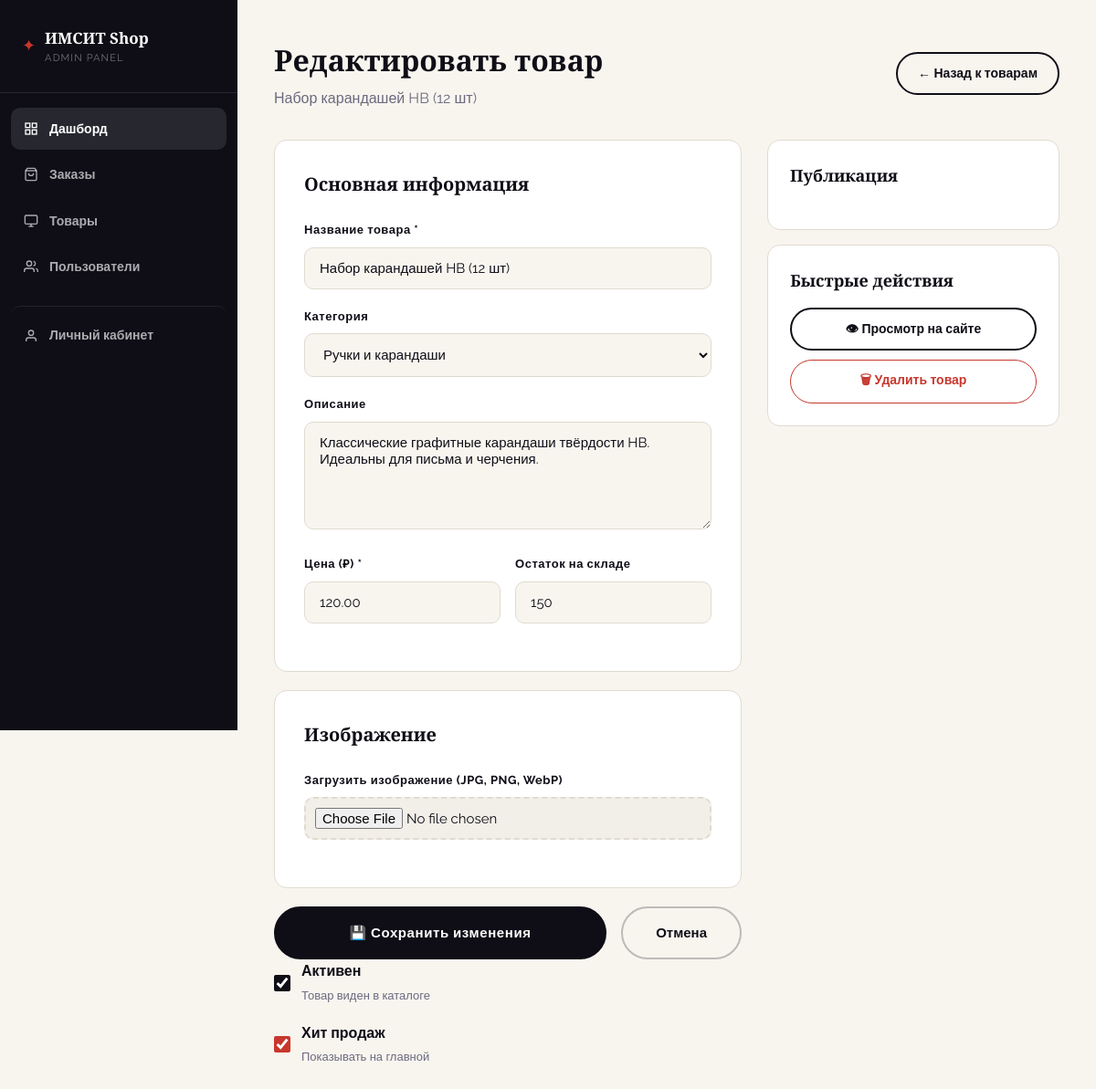
Page /admin/product-edit.php?id=2 (signed in) on the committed database.
### tables this page shows
CREATE TABLE products (
    id INT AUTO_INCREMENT PRIMARY KEY,
    category_id INT,
    name VARCHAR(255) NOT NULL,
    slug VARCHAR(255) NOT NULL UNIQUE,
    description TEXT,
    price DECIMAL(10,2) NOT NULL,
    stock INT DEFAULT 0,
    image VARCHAR(255),
    is_featured TINYINT(1) DEFAULT 0,
    is_active TINYINT(1) DEFAULT 1,
    created_at TIMESTAMP DEFAULT CURRENT_TIMESTAMP,
    FOREIGN KEY (category_id) REFERENCES categories(id) ON DELETE SET NULL
);

CREATE TABLE categories (
    id INT AUTO_INCREMENT PRIMARY KEY,
    name VARCHAR(100) NOT NULL,
    slug VARCHAR(100) NOT NULL UNIQUE,
    description TEXT,
    image VARCHAR(255),
    created_at TIMESTAMP DEFAULT CURRENT_TIMESTAMP
);

### includes/functions.php (called while the page is built, shortened)
<?php
function e(string $s): string { return htmlspecialchars($s, ENT_QUOTES, 'UTF-8'); }

### admin/product-edit.php (the view, shortened to what this page needs)
<?php
require_once __DIR__ . '/../includes/functions.php';
$db  = getDB();
$id  = (int)($_GET['id'] ?? 0);
$product = null;
if ($id) {
    $stmt = $db->prepare("SELECT * FROM products WHERE id = ?");
    $stmt->execute([$id]);
    $product = $stmt->fetch();
}
$categories = $db->query("SELECT * FROM categories ORDER BY name")->fetchAll();
?>
<!DOCTYPE html>
<html lang="ru">
<head>
<link rel="stylesheet" href="../public/css/style.css">
</head>
<body>
<div class="admin-layout">
<aside class="admin-sidebar">
  <div class="admin-logo">
    <a href="../index.php" style="display:flex;align-items:center;gap:10px;color:var(--white)">
      <span style="font-size:18px;color:var(--accent)">✦</span>
      <div><div style="font-family:'Playfair Display',serif;font-weight:900;font-size:17px">ИМСИТ Shop</div><div style="font-size:11px;opacity:.4;letter-spacing:.1em">ADMIN PANEL</div></div>
    </a>
  </div>
  <nav class="admin-nav">
    <a href="index.php" class="admin-nav-link active">
      <svg width="16" height="16" viewBox="0 0 24 24" fill="none" stroke="currentColor" stroke-width="2"><rect x="3" y="3" width="7" height="7"/><rect x="14" y="3" width="7" height="7"/><rect x="14" y="14" width="7" height="7"/><rect x="3" y="14" width="7" height="7"/></svg>
      Дашборд
    </a>
    <a href="orders.php" class="admin-nav-link">
      <svg width="16" height="16" viewBox="0 0 24 24" fill="none" stroke="currentColor" stroke-width="2"><path d="M6 2 3 6v14a2 2 0 0 0 2 2h14a2 2 0 0 0 2-2V6l-3-4z"/><line x1="3" y1="6" x2="21" y2="6"/><path d="M16 10a4 4 0 0 1-8 0"/></svg>
      Заказы
    </a>
    <a href="products.php" class="admin-nav-link">
      <svg width="16" height="16" viewBox="0 0 24 24" fill="none" stroke="currentColor" stroke-width="2"><rect x="2" y="3" width="20" height="14" rx="2"/><line x1="8" y1="21" x2="16" y2="21"/><line x1="12" y1="17" x2="12" y2="21"/></svg>
      Товары
    </a>
    <a href="users.php" class="admin-nav-link">
      <svg width="16" height="16" viewBox="0 0 24 24" fill="none" stroke="currentColor" stroke-width="2"><path d="M17 21v-2a4 4 0 0 0-4-4H5a4 4 0 0 0-4 4v2"/><circle cx="9" cy="7" r="4"/><path d="M23 21v-2a4 4 0 0 0-3-3.87"/><path d="M16 3.13a4 4 0 0 1 0 7.75"/></svg>
      Пользователи
    </a>
    <a href="../account.php" class="admin-nav-link" style="margin-top:20px;border-top:1px solid rgba(255,255,255,.08);padding-top:20px">
  <svg width="16" height="16" viewBox="0 0 24 24" fill="none" stroke="currentColor" stroke-width="2"><path d="M20 21v-2a4 4 0 0 0-4-4H8a4 4 0 0 0-4 4v2"/><circle cx="12" cy="7" r="4"/></svg>
  Личный кабинет
</a>
  </nav>
</aside>
<main class="admin-content">
  <div class="admin-header" style="display:flex;align-items:center;justify-content:space-between">
    <div>
      <h1><?= $id ? 'Редактировать товар' : 'Добавить товар' ?></h1>
      <p><?= $id ? e($product['name']) : 'Новый товар в каталог' ?></p>
    </div>
    <a href="products.php" class="btn-outline">← Назад к товарам</a>
  </div>
  <div style="display:grid;grid-template-columns:1fr 320px;gap:28px;max-width:1000px">
    <form method="POST" enctype="multipart/form-data">
      <div style="background:var(--white);border-radius:var(--radius);border:1.5px solid var(--border);padding:32px;margin-bottom:20px">
        <h3 style="font-family:'Playfair Display',serif;font-size:20px;margin-bottom:24px">Основная информация</h3>
        <div class="form-group">
          <label>Название товара *</label>
          <input type="text" name="name" required value="<?= e($product['name'] ?? '') ?>" placeholder="Например: Ручка гелевая ИМСИТ">
        </div>
        <div class="form-group">
          <label>Категория</label>
          <select name="category_id">
            <?php foreach($categories as $cat): ?>
            <option value="<?= $cat['id'] ?>" <?= ($product['category_id'] ?? 0) == $cat['id'] ? 'selected' : '' ?>>
              <?= e($cat['name']) ?>
            </option>
            <?php endforeach; ?>
          </select>
        </div>
        <div class="form-group">
          <label>Описание</label>
          <textarea name="description" rows="5" placeholder="Подробное описание товара..."
            style="resize:vertical"><?= e($product['description'] ?? '') ?></textarea>
        </div>
        <div style="display:grid;grid-template-columns:1fr 1fr;gap:16px">
          <div class="form-group">
            <label>Цена (₽) *</label>
            <input type="number" name="price" step="0.01" min="0" required value="<?= $product['price'] ?? '' ?>" placeholder="0.00">
          </div>
          <div class="form-group">
            <label>Остаток на складе</label>
            <input type="number" name="stock" min="0" value="<?= $product['stock'] ?? '0' ?>">
          </div>
        </div>
      </div>
      <div style="background:var(--white);border-radius:var(--radius);border:1.5px solid var(--border);padding:32px;margin-bottom:20px">
        <h3 style="font-family:'Playfair Display',serif;font-size:20px;margin-bottom:24px">Изображение</h3>
        <div class="form-group">
          <label>Загрузить изображение (JPG, PNG, WebP)</label>
          <input type="file" name="image" accept="image/*"
            style="padding:10px;border:2px dashed var(--border);border-radius:10px;background:var(--surface);cursor:pointer">
        </div>
      </div>
      <div style="display:flex;gap:16px">
        <button type="submit" class="btn-primary btn-lg" style="flex:1;justify-content:center">
          <?= $id ? '💾 Сохранить изменения' : '✚ Создать товар' ?>
        </button>
        <a href="products.php" class="btn-ghost btn-lg">Отмена</a>
      </div>
    </form>
    <div>
      <div style="background:var(--white);border-radius:var(--radius);border:1.5px solid var(--border);padding:24px;margin-bottom:16px">
        <h3 style="font-family:'Playfair Display',serif;font-size:18px;margin-bottom:20px">Публикация</h3>
        <label style="display:flex;align-items:center;gap:12px;cursor:pointer;margin-bottom:16px">
          <input type="checkbox" name="is_active" form="product-form" <?= ($product['is_active'] ?? 1) ? 'checked' : '' ?>
            style="width:18px;height:18px;accent-color:var(--ink)">
          <div>
            <strong style="display:block">Активен</strong>
            <span style="font-size:13px;color:var(--ink-muted)">Товар виден в каталоге</span>
          </div>
        </label>
        <label style="display:flex;align-items:center;gap:12px;cursor:pointer">
          <input type="checkbox" name="is_featured" form="product-form" <?= ($product['is_featured'] ?? 0) ? 'checked' : '' ?>
            style="width:18px;height:18px;accent-color:var(--accent)">
          <div>
            <strong style="display:block">Хит продаж</strong>
            <span style="font-size:13px;color:var(--ink-muted)">Показывать на главной</span>
          </div>
        </label>
      </div>
      <?php if($id): ?>
      <div style="background:var(--white);border-radius:var(--radius);border:1.5px solid var(--border);padding:24px">
        <h3 style="font-family:'Playfair Display',serif;font-size:18px;margin-bottom:16px">Быстрые действия</h3>
        <a href="../product.php?id=<?= $id ?>" target="_blank" class="btn-outline" style="width:100%;justify-content:center;margin-bottom:10px;display:flex">
          👁 Просмотр на сайте
        </a>
        <button onclick="confirmDelete('products.php?delete=<?= $id ?>', 'Удалить этот товар?')"
          style="width:100%;padding:11px;border-radius:50px;border:1.5px solid var(--accent);background:transparent;color:var(--accent);font-family:inherit;font-size:14px;font-weight:700;cursor:pointer">
          🗑 Удалить товар
        </button>
      </div>
      <?php endif; ?>
    </div>
  </div>
</main>
</div>
</body>
</html>

### public/css/style.css (style rules this page uses)
:root { --ink: #0f0e17; --ink-soft: #2e2d3d; --ink-muted: #6b6a7e; --cream: #f8f5ef; --white: #ffffff; --accent: #c8372d; --accent2: #e8a020; --gold: #d4a843; --surface: #f2efe8; --border: #e0dbd0; --radius: 14px; --shadow: 0 4px 24px rgba(15,14,23,.08); --shadow-lg: 0 12px 48px rgba(15,14,23,.14); }
*, *::before, *::after { box-sizing: border-box; margin: 0; padding: 0; }
html { scroll-behavior: smooth; }
body { font-family: 'Raleway', sans-serif; background: var(--cream); color: var(--ink); line-height: 1.6; overflow-x: hidden; }
a { color: inherit; text-decoration: none; }
.btn-primary { display: inline-flex; align-items: center; gap: 8px; background: var(--ink); color: var(--white); padding: 12px 28px; border-radius: 50px; font-family: 'Raleway', sans-serif; font-weight: 700; font-size: 14px; letter-spacing: .04em; border: 2px solid var(--ink); cursor: pointer; transition: all .25s; }
.btn-outline { display: inline-flex; align-items: center; background: transparent; color: var(--ink); padding: 10px 22px; border-radius: 50px; font-family: 'Raleway', sans-serif; font-weight: 600; font-size: 14px; border: 2px solid var(--ink); cursor: pointer; transition: all .25s; }
.btn-ghost { display: inline-flex; align-items: center; background: transparent; color: var(--ink); padding: 12px 28px; border-radius: 50px; font-family: 'Raleway', sans-serif; font-weight: 600; font-size: 14px; border: 2px solid rgba(15,14,23,.25); cursor: pointer; transition: all .25s; }
.btn-lg { padding: 15px 36px; font-size: 15px; }
.form-group { margin-bottom:20px; }
.form-group label { display:block; font-weight:700; font-size:13px; letter-spacing:.04em; margin-bottom:8px; }
.form-group input, .form-group select, .form-group textarea { width:100%; padding:13px 16px; border-radius:10px; border: 1.5px solid var(--border); background:var(--cream); font-family:'Raleway',sans-serif; font-size:15px; color:var(--ink); transition: border-color .2s; outline: none; }
.admin-layout { display:grid; grid-template-columns:260px 1fr; min-height:100vh; }
.admin-sidebar { background:var(--ink); color:var(--white); padding:0; position:sticky; top:0; height:100vh; overflow-y:auto; }
.admin-logo { padding:28px 24px; border-bottom:1px solid rgba(255,255,255,.1); }
.admin-nav { padding:16px 12px; }
.admin-nav-link { display:flex; align-items:center; gap:12px; padding:12px 14px; border-radius:10px; font-weight:600; font-size:14px; color:rgba(255,255,255,.65); transition:all .2s; margin-bottom:4px; }
.admin-nav-link:hover,.admin-nav-link.active { background:rgba(255,255,255,.1); color:var(--white); }
.admin-content { padding:40px; background:var(--cream); }
.admin-header { margin-bottom:32px; }
.admin-header h1 { font-family:'Playfair Display',serif; font-size:32px; font-weight:900; }
.admin-header p { color:var(--ink-muted); margin-top:4px; }

### rows in the picture
products: name "Набор карандашей HB (12 шт)", category_id "Ручки и карандаши", description "Классические графитные карандаши твёрдости HB. Идеальны для письма и черчения.", price "120.00", stock "150", is_active "☑", is_featured "☑"
